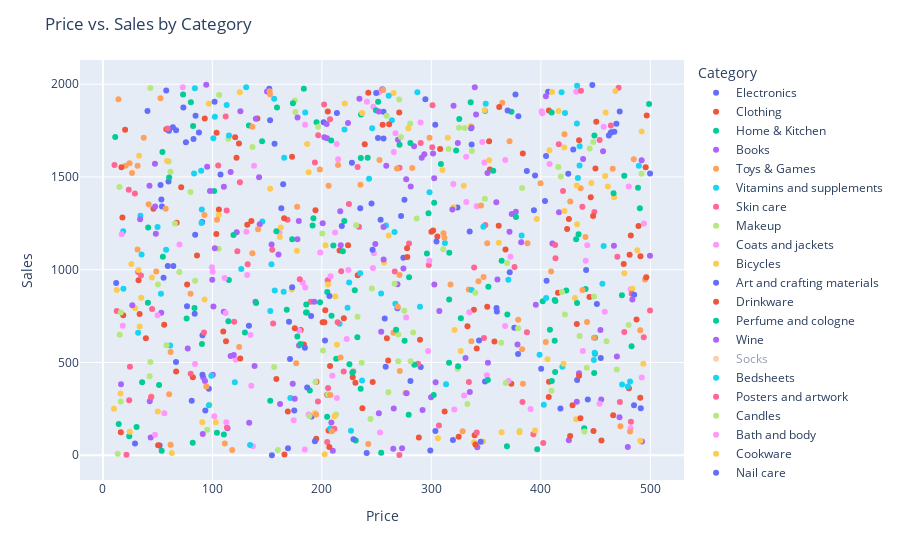

Source (notebook cell):
### Code cell
# Visualizations

# Distribution of Ratings
plt.figure(figsize=(10, 6))
sns.histplot(df['Rating'], kde=True, bins=10)
plt.title('Distribution of Ratings')
plt.xlabel('Rating')
plt.ylabel('Frequency')
plt.show()


# Sales Over Time
plt.figure(figsize=(14, 7))
df.groupby('DateAdded')['Sales'].sum().plot()
plt.title('Sales Over Time')
plt.xlabel('Date')
plt.ylabel('Sales')
plt.show()

# Interactive Plot with Plotly: Price vs. Sales by Category
fig = px.scatter(df, x='Price', y='Sales', color='Category', hover_data=['ProductName'])
fig.update_layout(title='Price vs. Sales by Category', xaxis_title='Price', yaxis_title='Sales')
fig.show()
